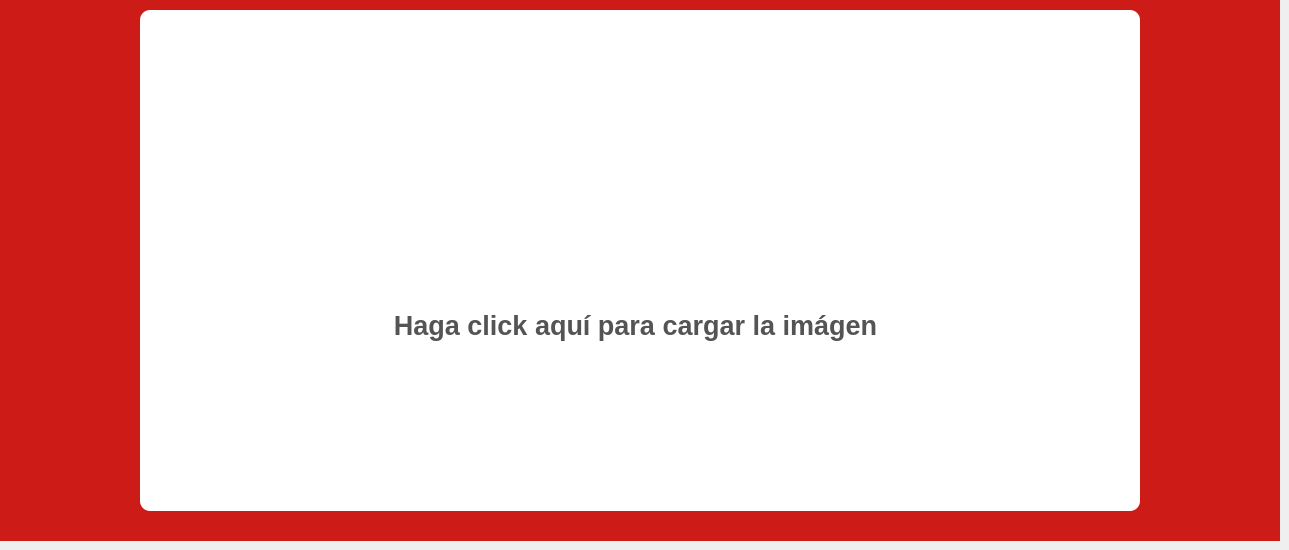
       <widget class="QWidget" name="Home_Page_2">
        <widget class="QWidget" name="widget_4" native="true">
         <property name="geometry">
          <rect>
           <x>0</x>
           <y>0</y>
           <width>1280</width>
           <height>541</height>
          </rect>
         </property>
         <property name="styleSheet">
          <string notr="true">background-color: #CD1C18;
border: none;</string>
         </property>
         <widget class="QFrame" name="board_image">
          <property name="geometry">
           <rect>
            <x>140</x>
            <y>10</y>
            <width>1000</width>
            <height>501</height>
           </rect>
          </property>
          <property name="cursor">
           <cursorShape>PointingHandCursor</cursorShape>
          </property>
          <property name="styleSheet">
           <string notr="true">background-color: #FFFFFF;
border-radius: 10px;</string>
          </property>
          <property name="frameShape">
           <enum>QFrame::Shape::StyledPanel</enum>
          </property>
          <property name="frameShadow">
           <enum>QFrame::Shadow::Raised</enum>
          </property>
          <widget class="QLabel" name="image_icon">
           <property name="geometry">
            <rect>
             <x>450</x>
             <y>140</y>
             <width>100</width>
             <height>100</height>
            </rect>
           </property>
           <property name="cursor">
            <cursorShape>PointingHandCursor</cursorShape>
           </property>
           <property name="text">
            <string/>
           </property>
           <property name="pixmap">
            <pixmap resource="resources.qrc">:/resources/resources/icons/image-loader.png</pixmap>
           </property>
           <property name="scaledContents">
            <bool>true</bool>
           </property>
          </widget>
          <widget class="QLabel" name="label_20">
           <property name="geometry">
            <rect>
             <x>160</x>
             <y>290</y>
             <width>671</width>
             <height>51</height>
            </rect>
           </property>
           <property name="palette">
            <palette>
             <active>
              <colorrole role="WindowText">
               <brush brushstyle="SolidPattern">
                <color alpha="255">
                 <red>84</red>
                 <green>84</green>
                 <blue>84</blue>
                </color>
               </brush>
              </colorrole>
              <colorrole role="Button">
               <brush brushstyle="SolidPattern">
                <color alpha="255">
                 <red>255</red>
                 <green>255</green>
                 <blue>255</blue>
                </color>
               </brush>
              </colorrole>
              <colorrole role="Light">
               <brush brushstyle="SolidPattern">
                <color alpha="255">
                 <red>0</red>
                 <green>0</green>
                 <blue>0</blue>
                </color>
               </brush>
              </colorrole>
              <colorrole role="Midlight">
               <brush brushstyle="SolidPattern">
                <color alpha="255">
                 <red>0</red>
                 <green>0</green>
                 <blue>0</blue>
                </color>
               </brush>
              </colorrole>
              <colorrole role="Dark">
               <brush brushstyle="SolidPattern">
                <color alpha="255">
                 <red>0</red>
                 <green>0</green>
                 <blue>0</blue>
                </color>
               </brush>
              </colorrole>
              <colorrole role="Mid">
               <brush brushstyle="SolidPattern">
                <color alpha="255">
                 <red>0</red>
                 <green>0</green>
                 <blue>0</blue>
                </color>
               </brush>
              </colorrole>
              <colorrole role="Text">
               <brush brushstyle="SolidPattern">
                <color alpha="255">
                 <red>255</red>
                 <green>255</green>
                 <blue>255</blue>
                </color>
               </brush>
              </colorrole>
              <colorrole role="BrightText">
               <brush brushstyle="SolidPattern">
                <color alpha="255">
                 <red>255</red>
                 <green>255</green>
                 <blue>255</blue>
                </color>
               </brush>
              </colorrole>
              <colorrole role="ButtonText">
               <brush brushstyle="SolidPattern">
                <color alpha="255">
                 <red>255</red>
                 <green>255</green>
                 <blue>255</blue>
                </color>
               </brush>
              </colorrole>
              <colorrole role="Base">
               <brush brushstyle="SolidPattern">
                <color alpha="255">
                 <red>255</red>
                 <green>255</green>
                 <blue>255</blue>
                </color>
               </brush>
              </colorrole>
              <colorrole role="Window">
               <brush brushstyle="SolidPattern">
                <color alpha="255">
                 <red>255</red>
                 <green>255</green>
                 <blue>255</blue>
                </color>
               </brush>
              </colorrole>
              <colorrole role="Shadow">
               <brush brushstyle="SolidPattern">
                <color alpha="255">
                 <red>0</red>
                 <green>0</green>
                 <blue>0</blue>
                </color>
               </brush>
              </colorrole>
              <colorrole role="AlternateBase">
               <brush brushstyle="SolidPattern">
                <color alpha="255">
                 <red>0</red>
                 <green>0</green>
                 <blue>0</blue>
                </color>
               </brush>
              </colorrole>
              <colorrole role="ToolTipBase">
               <brush brushstyle="SolidPattern">
                <color alpha="255">
                 <red>255</red>
                 <green>255</green>
                 <blue>220</blue>
                </color>
               </brush>
              </colorrole>
              <colorrole role="ToolTipText">
               <brush brushstyle="SolidPattern">
                <color alpha="255">
                 <red>0</red>
                 <green>0</green>
                 <blue>0</blue>
                </color>
               </brush>
              </colorrole>
              <colorrole role="PlaceholderText">
               <brush brushstyle="SolidPattern">
                <color alpha="127">
                 <red>255</red>
                 <green>255</green>
                 <blue>255</blue>
                </color>
               </brush>
              </colorrole>
              <colorrole role="Accent">
               <brush brushstyle="SolidPattern">
                <color alpha="255">
                 <red>0</red>
                 <green>0</green>
                 <blue>0</blue>
                </color>
               </brush>
              </colorrole>
             </active>
             <inactive>
              <colorrole role="WindowText">
               <brush brushstyle="SolidPattern">
                <color alpha="255">
                 <red>84</red>
                 <green>84</green>
                 <blue>84</blue>
                </color>
               </brush>
              </colorrole>
              <colorrole role="Button">
               <brush brushstyle="SolidPattern">
                <color alpha="255">
                 <red>255</red>
                 <green>255</green>
                 <blue>255</blue>
                </color>
               </brush>
              </colorrole>
              <colorrole role="Light">
               <brush brushstyle="SolidPattern">
                <color alpha="255">
                 <red>0</red>
                 <green>0</green>
                 <blue>0</blue>
                </color>
               </brush>
              </colorrole>
              <colorrole role="Midlight">
               <brush brushstyle="SolidPattern">
                <color alpha="255">
                 <red>0</red>
                 <green>0</green>
                 <blue>0</blue>
                </color>
               </brush>
              </colorrole>
              <colorrole role="Dark">
               <brush brushstyle="SolidPattern">
                <color alpha="255">
                 <red>0</red>
                 <green>0</green>
                 <blue>0</blue>
                </color>
               </brush>
              </colorrole>
              <colorrole role="Mid">
               <brush brushstyle="SolidPattern">
                <color alpha="255">
                 <red>0</red>
                 <green>0</green>
                 <blue>0</blue>
                </color>
               </brush>
              </colorrole>
              <colorrole role="Text">
               <brush brushstyle="SolidPattern">
                <color alpha="255">
                 <red>255</red>
                 <green>255</green>
                 <blue>255</blue>
                </color>
               </brush>
              </colorrole>
              <colorrole role="BrightText">
               <brush brushstyle="SolidPattern">
                <color alpha="255">
                 <red>255</red>
                 <green>255</green>
                 <blue>255</blue>
                </color>
               </brush>
              </colorrole>
              <colorrole role="ButtonText">
               <brush brushstyle="SolidPattern">
                <color alpha="255">
                 <red>255</red>
                 <green>255</green>
                 <blue>255</blue>
                </color>
               </brush>
              </colorrole>
              <colorrole role="Base">
               <brush brushstyle="SolidPattern">
                <color alpha="255">
                 <red>255</red>
                 <green>255</green>
                 <blue>255</blue>
                </color>
               </brush>
              </colorrole>
              <colorrole role="Window">
               <brush brushstyle="SolidPattern">
                <color alpha="255">
                 <red>255</red>
                 <green>255</green>
                 <blue>255</blue>
                </color>
               </brush>
              </colorrole>
              <colorrole role="Shadow">
               <brush brushstyle="SolidPattern">
                <color alpha="255">
                 <red>0</red>
                 <green>0</green>
                 <blue>0</blue>
                </color>
               </brush>
              </colorrole>
              <colorrole role="AlternateBase">
               <brush brushstyle="SolidPattern">
                <color alpha="255">
                 <red>0</red>
                 <green>0</green>
                 <blue>0</blue>
                </color>
               </brush>
              </colorrole>
              <colorrole role="ToolTipBase">
               <brush brushstyle="SolidPattern">
                <color alpha="255">
                 <red>255</red>
                 <green>255</green>
                 <blue>220</blue>
                </color>
               </brush>
              </colorrole>
              <colorrole role="ToolTipText">
               <brush brushstyle="SolidPattern">
                <color alpha="255">
                 <red>0</red>
                 <green>0</green>
                 <blue>0</blue>
                </color>
               </brush>
              </colorrole>
              <colorrole role="PlaceholderText">
               <brush brushstyle="SolidPattern">
                <color alpha="127">
                 <red>255</red>
                 <green>255</green>
                 <blue>255</blue>
                </color>
               </brush>
              </colorrole>
              <colorrole role="Accent">
               <brush brushstyle="SolidPattern">
                <color alpha="255">
                 <red>0</red>
                 <green>0</green>
                 <blue>0</blue>
                </color>
               </brush>
              </colorrole>
             </inactive>
             <disabled>
              <colorrole role="WindowText">
               <brush brushstyle="SolidPattern">
                <color alpha="255">
                 <red>84</red>
                 <green>84</green>
                 <blue>84</blue>
                </color>
               </brush>
              </colorrole>
              <colorrole role="Button">
               <brush brushstyle="SolidPattern">
                <color alpha="255">
                 <red>255</red>
                 <green>255</green>
                 <blue>255</blue>
                </color>
               </brush>
              </colorrole>
              <colorrole role="Light">
               <brush brushstyle="SolidPattern">
                <color alpha="255">
                 <red>0</red>
                 <green>0</green>
                 <blue>0</blue>
                </color>
               </brush>
              </colorrole>
              <colorrole role="Midlight">
               <brush brushstyle="SolidPattern">
                <color alpha="255">
                 <red>0</red>
                 <green>0</green>
                 <blue>0</blue>
                </color>
               </brush>
              </colorrole>
              <colorrole role="Dark">
               <brush brushstyle="SolidPattern">
                <color alpha="255">
                 <red>0</red>
                 <green>0</green>
                 <blue>0</blue>
                </color>
               </brush>
              </colorrole>
              <colorrole role="Mid">
               <brush brushstyle="SolidPattern">
                <color alpha="255">
                 <red>0</red>
                 <green>0</green>
                 <blue>0</blue>
                </color>
               </brush>
              </colorrole>
              <colorrole role="Text">
               <brush brushstyle="SolidPattern">
                <color alpha="255">
                 <red>0</red>
                 <green>0</green>
                 <blue>0</blue>
                </color>
               </brush>
              </colorrole>
              <colorrole role="BrightText">
               <brush brushstyle="SolidPattern">
                <color alpha="255">
                 <red>255</red>
                 <green>255</green>
                 <blue>255</blue>
                </color>
               </brush>
              </colorrole>
              <colorrole role="ButtonText">
               <brush brushstyle="SolidPattern">
                <color alpha="255">
                 <red>0</red>
                 <green>0</green>
                 <blue>0</blue>
                </color>
               </brush>
              </colorrole>
              <colorrole role="Base">
               <brush brushstyle="SolidPattern">
                <color alpha="255">
                 <red>255</red>
                 <green>255</green>
                 <blue>255</blue>
                </color>
               </brush>
              </colorrole>
              <colorrole role="Window">
               <brush brushstyle="SolidPattern">
                <color alpha="255">
                 <red>255</red>
                 <green>255</green>
                 <blue>255</blue>
                </color>
               </brush>
              </colorrole>
              <colorrole role="Shadow">
               <brush brushstyle="SolidPattern">
                <color alpha="255">
                 <red>0</red>
                 <green>0</green>
                 <blue>0</blue>
                </color>
               </brush>
              </colorrole>
              <colorrole role="AlternateBase">
               <brush brushstyle="SolidPattern">
                <color alpha="255">
                 <red>0</red>
                 <green>0</green>
                 <blue>0</blue>
                </color>
               </brush>
              </colorrole>
              <colorrole role="ToolTipBase">
               <brush brushstyle="SolidPattern">
                <color alpha="255">
                 <red>255</red>
                 <green>255</green>
                 <blue>220</blue>
                </color>
               </brush>
              </colorrole>
              <colorrole role="ToolTipText">
               <brush brushstyle="SolidPattern">
                <color alpha="255">
                 <red>0</red>
                 <green>0</green>
                 <blue>0</blue>
                </color>
               </brush>
              </colorrole>
              <colorrole role="PlaceholderText">
               <brush brushstyle="SolidPattern">
                <color alpha="127">
                 <red>0</red>
                 <green>0</green>
                 <blue>0</blue>
                </color>
               </brush>
              </colorrole>
              <colorrole role="Accent">
               <brush brushstyle="SolidPattern">
                <color alpha="255">
                 <red>0</red>
                 <green>0</green>
                 <blue>0</blue>
                </color>
               </brush>
              </colorrole>
             </disabled>
            </palette>
           </property>
           <property name="font">
            <font>
             <pointsize>20</pointsize>
             <bold>true</bold>
            </font>
           </property>
           <property name="text">
            <string>Haga click aquí para cargar la imágen</string>
           </property>
           <property name="alignment">
            <set>Qt::AlignmentFlag::AlignCenter</set>
           </property>
          </widget>
          <widget class="QPushButton" name="load_image">
           <property name="geometry">
            <rect>
             <x>20</x>
             <y>10</y>
             <width>971</width>
             <height>461</height>
            </rect>
           </property>
           <property name="text">
            <string/>
           </property>
          </widget>
          <zorder>load_image</zorder>
          <zorder>image_icon</zorder>
          <zorder>label_20</zorder>
         </widget>
        </widget>
       </widget>
